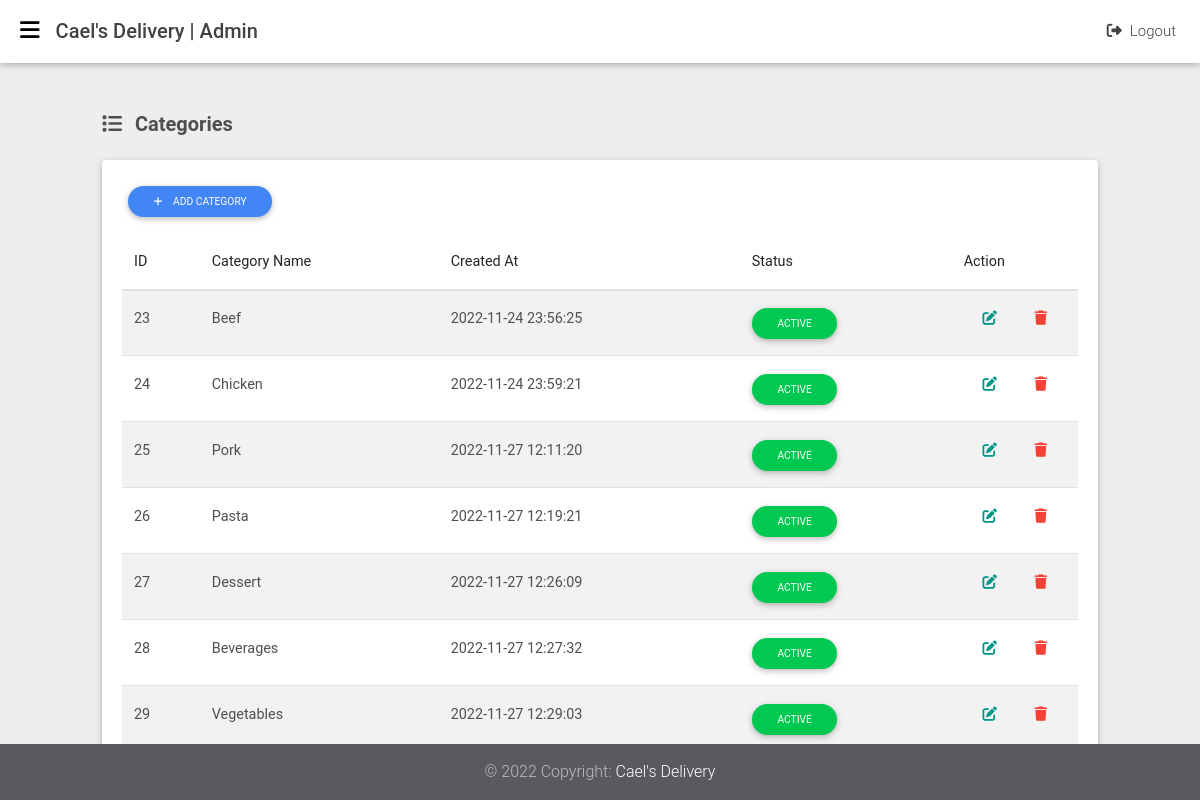
The app's page /categories (signed in) with its own data.
### tables this page shows
CREATE TABLE `categories` (
  `category_id` int(11) NOT NULL,
  `category_name` varchar(255) NOT NULL,
  `category_status` int(11) NOT NULL DEFAULT 0,
  `created_at` datetime NOT NULL DEFAULT current_timestamp()
);

### app/libraries/Core.php (called while the page is built, shortened)
<?php
class Core
{
  protected $currentMethod = 'index';
  public function __construct()
  {
    $url = $this->getUrl();
    if (isset($url[0])) {
      if (file_exists('../app/controllers/' . ucwords($url[0]) . '.php')) {
        unset($url[0]);
      }
    }
    $this->currentController = new $this->currentController;
    $this->params = $url ? array_values($url) : [];
    call_user_func_array([$this->currentController, $this->currentMethod], $this->params);
  }
  public function getUrl()
  {
    if (isset($_GET['url'])) {
      $url = rtrim($_GET['url'], '/');
      $url = filter_var($url, FILTER_SANITIZE_URL);
      $url = explode('/', $url);
      return $url;
    }
  }
}

### public/index.php (called while the page is built, shortened)
<?php
$init = new Core;

### app/libraries/Database.php (called while the page is built, shortened)
<?php
class Database
{
	private $host = DB_HOST;
	private $user = DB_USER;
	private $pass = DB_PASS;
	private $dbname = DB_NAME;
	private $dbh;
	private $stmt;
	public function __construct()
	{
		$dsn = 'mysql:host=' . $this->host . ';dbname=' . $this->dbname;
		$options = array(
			PDO::ATTR_PERSISTENT => true,
			PDO::ATTR_ERRMODE => PDO::ERRMODE_EXCEPTION
		);
		try {
			$this->dbh = new PDO($dsn, $this->user, $this->pass, $options);
		}
		catch (PDOException $e) {
			$this->error = $e->getMessage();
		}
	}
	public function query($query)
	{
		$this->stmt = $this->dbh->prepare($query);
	}
	public function execute()
	{
		return $this->stmt->execute();
	}
	public function resultset()
	{
		$this->execute();
		return $this->stmt->fetchAll(PDO::FETCH_OBJ);
	}
}

### app/models/Category.php (called while the page is built, shortened)
<?php
class Category
{
  private $db;
  public function __construct()
  {
    $this->db = new Database;
  }
  public function getCategories()
  {
    $this->db->query("SELECT * FROM categories");
    $results = $this->db->resultSet();
    return $results;
  }
}

### app/views/categories/index.php (the view, shortened to what this page needs)
<?php require APPROOT . '/views/admins/inc/header.php'; ?>
<?php require APPROOT . '/views/admins/inc/sidebar.php'; ?>
<?php require APPROOT . '/views/admins/inc/navbar.php'; ?>
<main class="vh-100">
  <div class="container-fluid">
    <div class="col-md-12">
      <h5 class="my-4 dark-grey-text font-weight-bold"><i class="fas fa-list mr-2"></i> Categories</h5>
      <div class="card">
        <div class="card-body">
          <a href="<?php echo URLROOT; ?>/categories/add" class="btn btn-primary btn-rounded btn-sm mb-3" role="button"><i class="fas fa-plus mr-2"></i> Add Category</a>
          <div class="table-responsive">
            <table id="myTable" class="table table-striped display" cellspacing="0" width="100%">
              <thead>
                <tr>
                  <th>ID</th>
                  <th>Category Name</th>
                  <th>Created At</th>
                  <th>Status</th>
                  <th>Action</th>
                </tr>
              </thead>
              <tbody>
                <?php foreach ($data['categories'] as $category) : ?>
                  <tr>
                    <td><?php echo $category->category_id; ?></td>
                    <td><?php echo $category->category_name; ?></td>
                    <td><?php echo $category->created_at; ?></td>
                    <td>
                      <?php if ($category->category_status == 1) : ?>
                        <a class="btn btn-success btn-rounded btn-sm" href="<?php echo URLROOT; ?>/categories/changeCategoryStatusInactive/<?php echo $category->category_id; ?>" role="button">
                          Active
                        </a>
                      <?php elseif ($category->category_status == 0) : ?>
                        <a class="btn btn-danger btn-rounded btn-sm" href="<?php echo URLROOT; ?>/categories/changeCategoryStatusActive/<?php echo $category->category_id; ?>" role="button">
                          Inactive
                        </a>
                      <?php endif; ?>
                    </td>
                    <td>
                      <div class="d-flex justify-content-around">
                        <a href="<?php echo URLROOT; ?>/categories/edit/<?php echo $category->category_id; ?>"><i class="fa-solid fa-pen-to-square teal-text" data-toggle="tooltip" data-placement="top" title="Update Category"></i>
                        </a>
                        <a onclick="deleteCategory()" href="<?php echo URLROOT; ?>/categories/delete/<?php echo $category->category_id; ?>"><i class="fa-solid fa-trash red-text" data-toggle="tooltip" data-placement="top" title="Delete Category"></i></a>
                      </div>
                    </td>
                  </tr>
                <?php endforeach; ?>
              </tbody>
            </table>
          </div>
        </div>
      </div>
    </div>
  </div>
</main>
<?php require APPROOT . '/views/admins/inc/footer.php'; ?>

### records on screen
categories: category_id "23", category_name "Beef", created_at "2022-11-24 23:56:25"
categories: category_id "24", category_name "Chicken", created_at "2022-11-24 23:59:21"
categories: category_id "25", category_name "Pork", created_at "2022-11-27 12:11:20"
categories: category_id "26", category_name "Pasta", created_at "2022-11-27 12:19:21"
categories: category_id "27", category_name "Dessert", created_at "2022-11-27 12:26:09"
categories: category_id "28", category_name "Beverages", created_at "2022-11-27 12:27:32"
categories: category_id "29", category_name "Vegetables", created_at "2022-11-27 12:29:03"

### other values on screen
SITENAME "Cael's Delivery"
